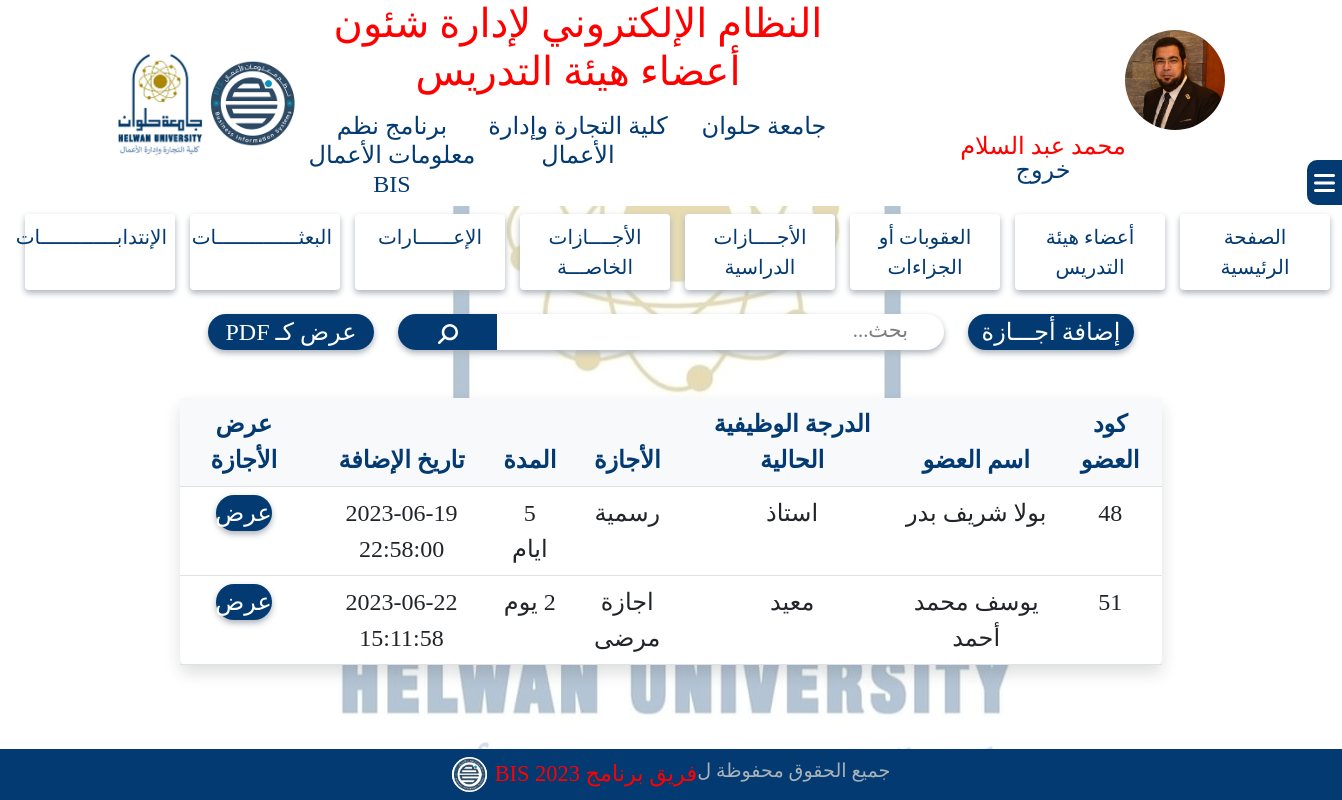
Screenshot of /system/vacations.php (signed in) with the database file from the repository.
### tables this page shows
CREATE TABLE `doctors_account` (
  `DoctorCode` int(11) NOT NULL,
  `Doctor_ar_Name` varchar(255) NOT NULL,
  `Doctor_eng_Name` varchar(255) NOT NULL,
  `National_id` varchar(255) NOT NULL,
  `Mobile` varchar(255) NOT NULL,
  `Academic_Mail` varchar(255) NOT NULL,
  `Personal_Mail` varchar(255) NOT NULL,
  `Notes` text NOT NULL,
  `Doctor_image` varchar(255) NOT NULL,
  `Department_id` tinyint(4) NOT NULL,
  `uni_id` tinyint(4) NOT NULL,
  `Faculty_id` tinyint(4) NOT NULL,
  `Doctor_job_id` tinyint(4) NOT NULL,
  `date_of_birth` date NOT NULL,
  `hiring_date` date NOT NULL,
  `qualifications` text NOT NULL
);

CREATE TABLE `doctor_jobs` (
  `Doctor_job_id` tinyint(4) NOT NULL,
  `Doctor_job_ar_name` varchar(20) NOT NULL,
  `Doctor_job_eng_name` varchar(20) NOT NULL,
  `job_order` tinyint(4) NOT NULL
);

CREATE TABLE `p74_vacation_data` (
  `Vacation_id` int(11) NOT NULL,
  `doctorCodeInput` int(11) NOT NULL,
  `vacationDescription` varchar(255) NOT NULL,
  `startDate` date NOT NULL,
  `endDate` date NOT NULL,
  `vacationReason` text NOT NULL,
  `vacationFile` varchar(255) NOT NULL,
  `vacationNotes` text NOT NULL,
  `vacationDuration` varchar(11) NOT NULL,
  `added_date` datetime NOT NULL DEFAULT current_timestamp(),
  `added_by` tinyint(4) NOT NULL
);

### system/vacations.php (the view, shortened to what this page needs)
<!DOCTYPE html>
<html lang="ar">
<head>
    <link rel="stylesheet" href="../css/all.min.css">
    <link rel="stylesheet" href="../css/bootstrap.min.css">
    <link rel="stylesheet" href="../css/style.css">
</head>
<body class="body">
    <?php
    include('header.php');
    ?>
    <div class="sidebarContainer">
        <?php
        include('sidebar.php');
        ?>
    </div>
    <div class="container mt-3">
        <div class="row align-items-center justify-content-center">
            <div class="col-md-2">
                <div class="addVacation">
                    <a href="addVacation.php" class="text-decoration-none text-white">
                        <button class="addVacationBtn rounded-pill w-100 border-0" id="addVacationBtn">إضافة أجـــازة </button>
                    </a>
                </div>
            </div>
            <div class="col-md-6">
                <div class="search position-relative">
                    <form action="" method="post" id="searchForm">
                        <input type="text" class="searchField form-control w-100 rounded-pill border-0" name="search" placeholder="بحث...">
                        <button type="submit" class="searchBtn rounded-start-pill">
                            <i class="fa-solid fa-magnifying-glass fa-rotate-90 fa-lg" style="color: #fff;"></i>
                        </button>
                    </form>
                </div>
            </div>
            <div class="col-md-2">
                <div class="displayAsPDF">
                    <a href="displayAsPDF.php?title=p74_vacation_data" class="text-decoration-none text-white">
                        <button class="displayPDFBtn rounded-pill w-100 border-0" id="displayPDFBtn">عرض كـ PDF</button>
                    </a>
                </div>
            </div>
        </div>
    </div>
    <div class="container-fluid my-5">
        <div class="row justify-content-center">
            <div class="col-md-9">
                <table class="table text-center fs-4 bg-white shadow rounded-2">
                    <thead class="mainText table-light">
                        <tr>
                            <th>كود العضو</th>
                            <th>اسم العضو</th>
                            <th>الدرجة الوظيفية الحالية</th>
                            <th>الأجازة</th>
                            <th>المدة</th>
                            <th>تاريخ الإضافة</th>
                            <th>عرض الأجازة</th>
                        </tr>
                    </thead>
                    <tbody>
                        <?php if (isset($_POST['search'])) {
                            $st = $_POST['search'];
                            $myquery = "SELECT * FROM doctors_account
                                        INNER JOIN  doctor_jobs
                                        ON doctors_account.Doctor_job_id=doctor_jobs.Doctor_job_id
                                        INNER JOIN  p74_vacation_data
                                        ON p74_vacation_data.doctorCodeInput=doctors_account.DoctorCode
                                        WHERE Doctor_ar_Name like '%$st%' ";
                            $results = mysqli_query($bis, $myquery);
                            while ($row = mysqli_fetch_array($results)) {
                        ?>
                                <tr>
                                    <td><?php echo $row['DoctorCode']; ?></td>
                                    <td><?php echo $row['Doctor_ar_Name']; ?></td>
                                    <td><?php echo $row['Doctor_job_ar_name']; ?></td>
                                    <td><?php echo $row['vacationDescription']; ?> </td>
                                    <td><?php echo $row['vacationDuration']; ?>  </td>
                                    <td> <?php echo $row['added_date']; ?></td>
                                    <td>
                                    <a href="vacationDetails.php?id=<?php echo $row['Vacation_id'];?>" class="text-decoration-none">
                                            <button class="border-0 rounded-pill w-50 fs-4 tableDisplayVacationBtn">عرض </button>
                                        </a>
                                    </td>
                                </tr>
                            <?php }
                        } else {
                            $myquery = "SELECT * FROM doctors_account
                                        INNER JOIN  doctor_jobs
                                        ON doctors_account.Doctor_job_id=doctor_jobs.Doctor_job_id
                                        INNER JOIN  p74_vacation_data
                                        ON p74_vacation_data.doctorCodeInput=doctors_account.DoctorCode";
                            $results = mysqli_query($bis, $myquery);
                            while ($row = mysqli_fetch_array($results)) {
                            ?>
                                <tr>
                                    <td><?php echo $row['DoctorCode']; ?></td>
                                    <td><?php echo $row['Doctor_ar_Name']; ?></td>
                                    <td><?php echo $row['Doctor_job_ar_name']; ?></td>
                                    <td><?php echo $row['vacationDescription']; ?> </td>
                                    <td><?php echo $row['vacationDuration']; ?>  </td>
                                    <td> <?php echo $row['added_date']; ?></td>
                                    <td>
                                        <a href="vacationDetails.php?id=<?php echo $row['Vacation_id'];?>" class="text-decoration-none">
                                            <button class="border-0 rounded-pill w-50 fs-4 tableDisplayVacationBtn">عرض </button>
                                        </a>
                                    </td>
                                </tr>
                        <?php  }
                        } ?>
                    </tbody>
                </table>
            </div>
        </div>
    </div>
    <div class="fixedFooter position-fixed bottom-0 start-0 end-0 z-1">
        <?php
        include('footer.php');
        ?>
    </div>
</body>
</html>

### css/style.css (style rules this page uses)
:root { --main-title: #f00; --main-text: #023A71; --subtext: #AAB2BA; }
* { font-family: "typesetting"; margin: 0; padding: 0; box-sizing: border-box; direction: rtl; }
.mainText { color: var(--main-text, #023A71) }
::placeholder { color: var(--subtext, #AAB2BA); opacity: 0.8 !important; font-size: 1.3rem; padding-right: 24px; }
.shadow { box-shadow: 0px 3px 6px #AAB2BA; }
.body { background-image: url(../images/Facultylogo.jpg); background-repeat: no-repeat; background-position: center; background-attachment: fixed; }
.addMemberBtn, .addPenaltyBtn, .addSecondmentBtn, .addVacationBtn, .updateJobGradeBtn, .CompleteDataBtn, .tableUpdateJobGradeBtn, .tableCompleteDataBtn, .updateMemberDataBtn, .tableDisplayBtn, .tableAddPenaltyBtn, .tableAddSecondmentBtn, .tableAddVacationBtn, .tableUpdateJobGradeBtn, .updatePenaltyBtn, .addVacationBtn, .updateVacationBtn, .addSecondmentBtn, .updateSecondmentBtn, .displayReport, .anotherReport, .tableDisplayBtn, .addUserBtn, .updateBtn, .updateSystemDataBtn, .updateSystemDataModalBtn, .tableDisplayPenaltyBtn, .tableDisplaySecondmentBtn, .tableDisplayVacationBtn, .addPrivateVacationBtn, .tableAddPrivateVacationBtn, .tableDisplayMissionBtn, .addMissionBtn, .tableAddMissionBtn, .updateMissionBtn, .addAssignmentBtn, .tableDisplayAssignmentBtn, .tableAddAssignmentBtn, .updateAssignmentBtn, .tableDisplayPrivateVacationBtn, .updatePrivateVacationBtn, .completeBtn, .updateJobGradeBtn, .displayPDFBtn { background-color: var(--main-text, #023A71); color: #fff; font-size: 1.5rem; box-shadow: 0px 3px 6px #AAB2BA; }
.searchField { box-shadow: 0px 3px 6px #AAB2BA; }
.searchBtn { width: 100px; height: 36px; border: none; background-color: var(--main-text, #023A71); padding: 5px 20px 0 20px; border-right: 1px solid #fff; text-align: center; position: absolute; top: 0; left: 0; }
.sidebarContainer { position: fixed; width: 100%; top: 20vh; right: -100%; z-index: 99999; }
.fixedFooter { z-index: -1; }

### rows the page displays
doctors_account: DoctorCode "48", Doctor_ar_Name "بولا شريف بدر", Doctor_job.Doctor_job_ar_name "استاذ", p74_vacation_data.vacationDescription "رسمية", p74_vacation_data.vacationDuration "5 ايام", p74_vacation_data.added_date "2023-06-19 22:58:00"
doctors_account: DoctorCode "51", Doctor_ar_Name "يوسف محمد أحمد", Doctor_job.Doctor_job_ar_name "معيد", p74_vacation_data.vacationDescription "اجازة مرضى", p74_vacation_data.vacationDuration "2 يوم", p74_vacation_data.added_date "2023-06-22 15:11:58"

### other values shown
$_SESSION['user_ar_name'] "محمد عبد السلام"
$_SESSION['app_name'] "النظام الإلكتروني لإدارة شئون أعضاء هيئة التدريس"
$_SESSION['Uni_name'] "جامعة حلوان"
$_SESSION['Faculty_name'] "كلية التجارة وإدارة الأعمال"
$_SESSION['Program_name'] "برنامج نظم معلومات الأعمال BIS"
